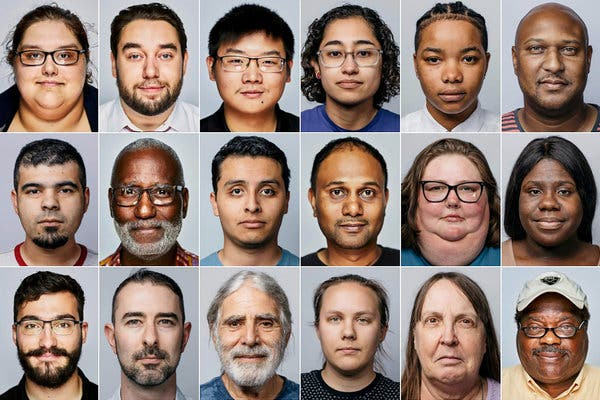
#> input picture oldTests/faces.jpg, 600 x 400 px
$ python -i EdgeDetection.py   (imports and definitions only)   (older library calls are emulated)
#> lines starting #> are read from the running program, lines starting #| are printed output that depends on the picture; after the words box and inside, x2 and y2 are one past the last pixel; in counts of white or black regions, pixels touching at a corner belong together
import numpy as np
import cv2


def cannify(image):  # edge detection
    gray = cv2.cvtColor(image, cv2.COLOR_BGR2GRAY)  # cvt to greyscale
    blur = cv2.GaussianBlur(gray, (5, 5), 0)  # blur image (make softer)
    canny = cv2.Canny(gray, 50, 150)  # only show edges
    return canny


def abs_sobel_thresh(img, orient='x', thresh_min=20, thresh_max=100):
    """
	Takes an image, gradient orientation, and threshold min/max values
	"""
    # Convert to grayscale
    gray = cv2.cvtColor(img, cv2.COLOR_RGB2GRAY)
    # Apply x or y gradient with the OpenCV Sobel() function
    # and take the absolute value
    if orient == 'x':
        abs_sobel = np.absolute(cv2.Sobel(gray, cv2.CV_64F, 1, 0))
    if orient == 'y':
        abs_sobel = np.absolute(cv2.Sobel(gray, cv2.CV_64F, 0, 1))
    # Rescale back to 8 bit integer
    scaled_sobel = np.uint8(255 * abs_sobel / np.max(abs_sobel))
    # Create a copy and apply the threshold
    binary_output = np.zeros_like(scaled_sobel)
    # Here I'm using inclusive (>=, <=) thresholds, but exclusive is ok too
    binary_output[(scaled_sobel >= thresh_min) & (scaled_sobel <= thresh_max)] = 1

    # Return the result
    return binary_output


def mag_thresh(img, sobel_kernel=3, mag_thresh=(30, 100)):
    """
	Return the magnitude of the gradient
	for a given sobel kernel size and threshold values
	"""
    # Convert to grayscale
    gray = cv2.cvtColor(img, cv2.COLOR_RGB2GRAY)
    # Take both Sobel x and y gradients
    sobelx = cv2.Sobel(gray, cv2.CV_64F, 1, 0, ksize=sobel_kernel)
    sobely = cv2.Sobel(gray, cv2.CV_64F, 0, 1, ksize=sobel_kernel)
    # Calculate the gradient magnitude
    gradmag = np.sqrt(sobelx ** 2 + sobely ** 2)
    # Rescale to 8 bit
    scale_factor = np.max(gradmag) / 255
    gradmag = (gradmag / scale_factor).astype(np.uint8)
    # Create a binary image of ones where threshold is met, zeros otherwise
    binary_output = np.zeros_like(gradmag)
    binary_output[(gradmag >= mag_thresh[0]) & (gradmag <= mag_thresh[1])] = 1

    # Return the binary image
    return binary_output


def dir_threshold(img, sobel_kernel=3, thresh=(0, np.pi / 2)):
    """
	Return the direction of the gradient
	for a given sobel kernel size and threshold values
	"""
    # Convert to grayscale
    gray = cv2.cvtColor(img, cv2.COLOR_RGB2GRAY)
    # Calculate the x and y gradients
    sobelx = cv2.Sobel(gray, cv2.CV_64F, 1, 0, ksize=sobel_kernel)
    sobely = cv2.Sobel(gray, cv2.CV_64F, 0, 1, ksize=sobel_kernel)
    # Take the absolute value of the gradient direction,
    # apply a threshold, and create a binary image result
    absgraddir = np.arctan2(np.absolute(sobely), np.absolute(sobelx))
    binary_output = np.zeros_like(absgraddir)
    binary_output[(absgraddir >= thresh[0]) & (absgraddir <= thresh[1])] = 1

    # Return the binary image
    return binary_output


def hls_thresh(img, thresh=(100, 255)):
    """
	Convert RGB to HLS and threshold to binary image using S channel
	"""
    hls = cv2.cvtColor(img, cv2.COLOR_RGB2HLS)
    s_channel = hls[:, :, 2]
    binary_output = np.zeros_like(s_channel)
    binary_output[(s_channel > thresh[0]) & (s_channel <= thresh[1])] = 1
    return binary_output


# def combined_thresh(img):
#     # abs_bin = abs_sobel_thresh(img, orient='x', thresh_min=50, thresh_max=255)
#     # mag_bin = mag_thresh(img, sobel_kernel=3, mag_thresh=(50, 255))
#     dir_bin = dir_threshold(img, sobel_kernel=15, thresh=(0.7, 1.3))
#     hls_bin = hls_thresh(img, thresh=(170, 255))
#
#     combined = np.zeros_like(dir_bin)
#     combined[(((dir_bin == 1))) & hls_bin == 1] = 1
#
#     # return combined, abs_bin, mag_bin, dir_bin, hls_bin  # DEBUG
#     return combined


def combined_thresh(img):
    abs_bin = abs_sobel_thresh(img, orient='x', thresh_min=50, thresh_max=255)
    mag_bin = mag_thresh(img, sobel_kernel=3, mag_thresh=(50, 255))
    dir_bin = dir_threshold(img, sobel_kernel=15, thresh=(0.7, 1.3))
    hls_bin = hls_thresh(img, thresh=(170, 255))

    combined = np.zeros_like(dir_bin)
    combined[(abs_bin == 1 | ((mag_bin == 1) & (dir_bin == 1))) | hls_bin == 1] = 1

    # return combined, abs_bin, mag_bin, dir_bin, hls_bin  # DEBUG
    return combined

>>> import cv2
>>> picture = cv2.imread('faces.jpg')
#> picture is the input picture: shape (400, 600, 3); mean B, G, R 119.9, 128.4, 147.8
>>> result = combined_thresh(picture)
#> in combined_thresh, `abs_bin = abs_sobel_thresh(img, orient='x', thresh_min=50, thresh_max=..`:
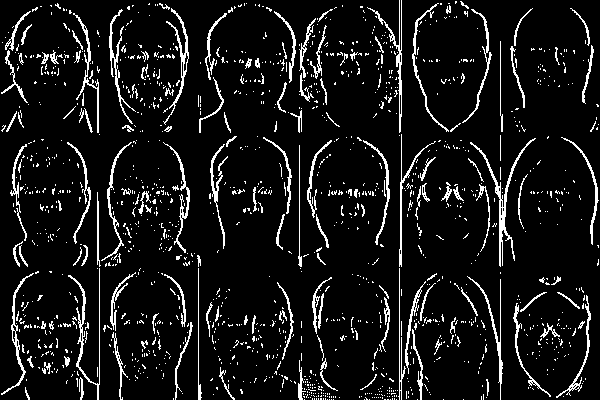
#> abs_bin: shape (400, 600); values 0 (black) and 1 (white), 8.9% white in thin lines or dots
#> in mag_thresh, `gradmag = np.sqrt(sobelx ** 2 + sobely ** 2)`:
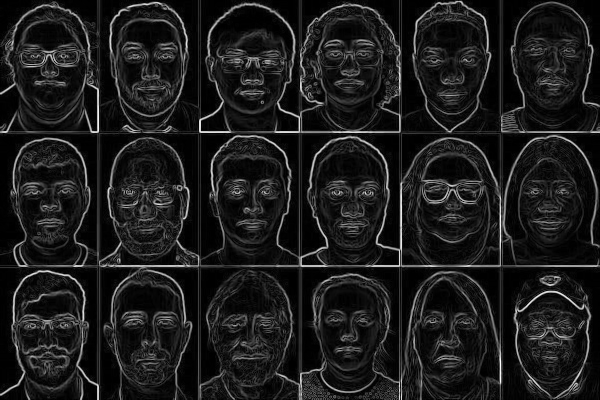
#> gradmag: shape (400, 600) float64; min 0, max 1002.2, mean 112.3; drawn with min black and max white
#> in mag_thresh, `scale_factor = np.max(gradmag) / 255`: scale_factor = 3.93
#> in combined_thresh, `mag_bin = mag_thresh(img, sobel_kernel=3, mag_thresh=(50, 255))`: mag_bin: shape (400, 600); values 0 (black) and 1 (white), 17.2% white in thin lines or dots
#> in dir_threshold, `sobely = cv2.Sobel(gray, cv2.CV_64F, 0, 1, ksize=sobel_kernel)`:
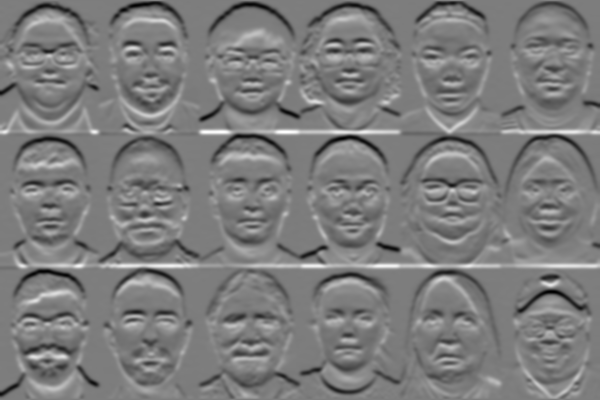
#> sobely: shape (400, 600) float64; min -5.59e+09, max 5.76e+09, mean -30548036.9; drawn with min black and max white
#> in dir_threshold, `absgraddir = np.arctan2(np.absolute(sobely), np.absolute(sobelx))`:
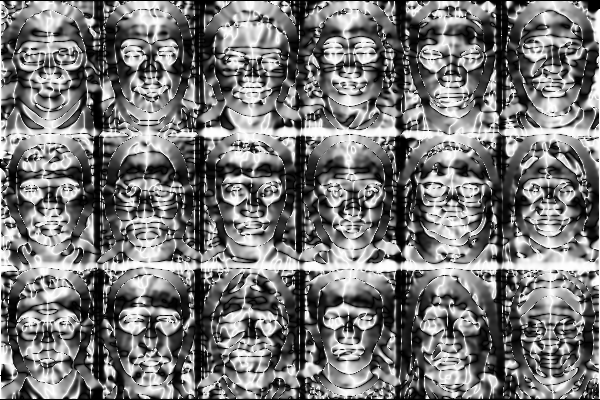
#> absgraddir: shape (400, 600) float64; min 0, max 1.57, mean 0.734; drawn with min black and max white
#> in combined_thresh, `dir_bin = dir_threshold(img, sobel_kernel=15, thresh=(0.7, 1.3))`:
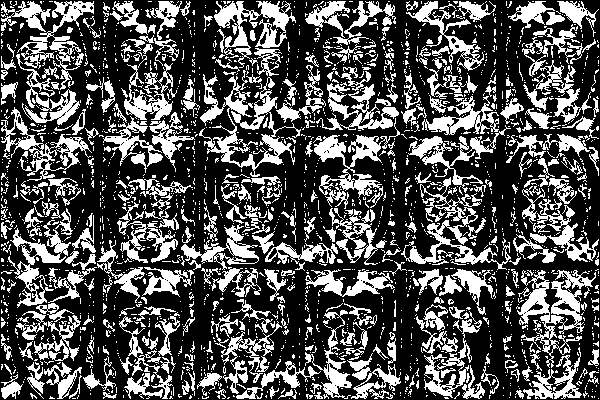
#> dir_bin: shape (400, 600) float64; values 0 (black) and 1 (white), 32% white; 2066 white regions (1710 under 20 px), largest, box (x1, y1, x2, y2) and area: (199, 74, 301, 177) 2796, (517, 270, 584, 368) 2145, (314, 118, 400, 209) 2032
#> in hls_thresh, `hls = cv2.cvtColor(img, cv2.COLOR_RGB2HLS)`: hls: shape (400, 600, 3); mean of channels 0, 1, 2 79.7, 134, 80.8
#> in hls_thresh, `s_channel = hls[:, :, 2]`:
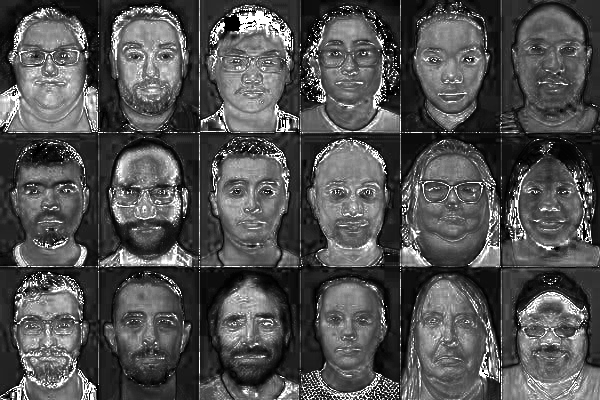
#> s_channel: shape (400, 600); min 0, max 255, mean 80.8
#> in combined_thresh, `hls_bin = hls_thresh(img, thresh=(170, 255))`: hls_bin: shape (400, 600); values 0 (black) and 1 (white), 7.2% white in thin lines or dots
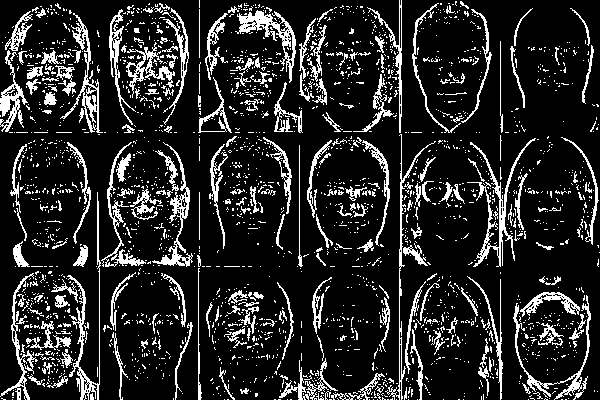
#> result: shape (400, 600) float64; values 0 (black) and 1 (white), 15.6% white in thin lines or dots
